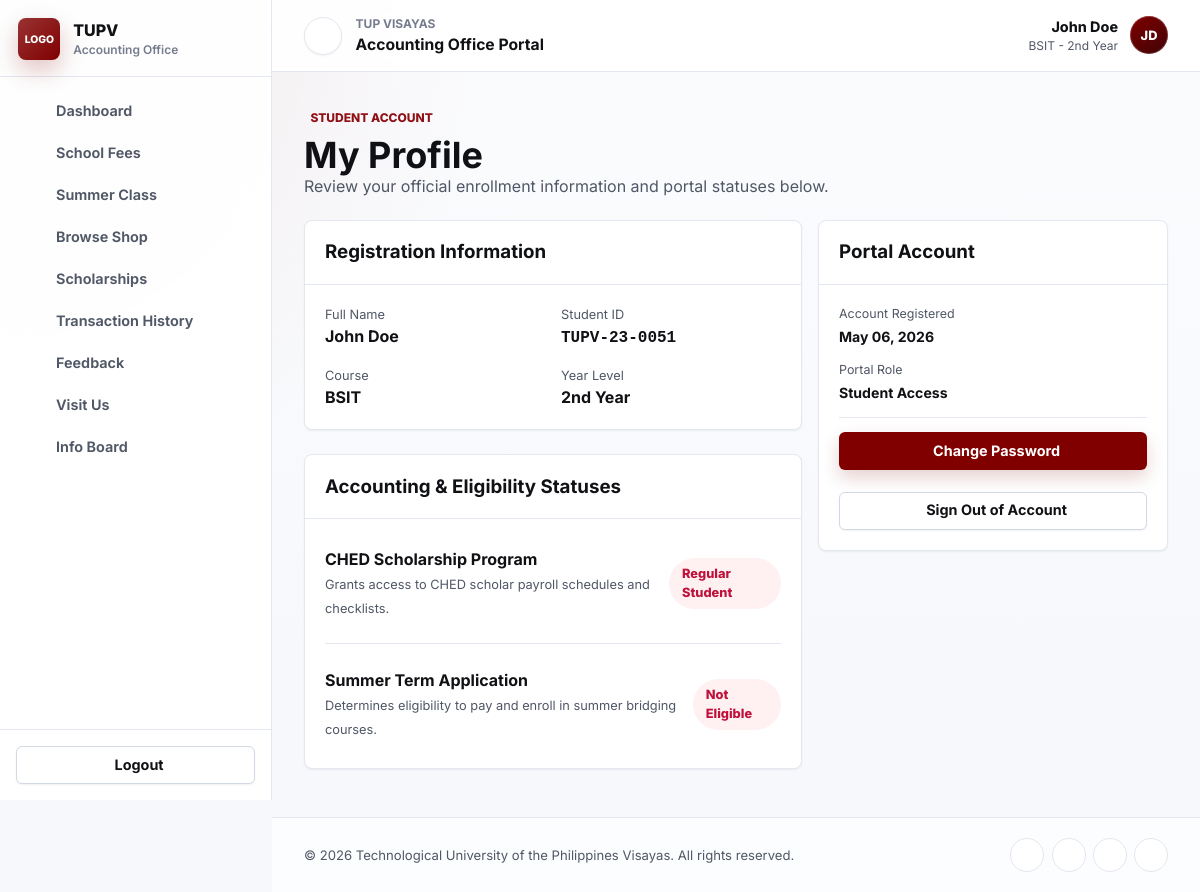
The app's page /profile.php (signed in) with its own data.
### tables this page shows
CREATE TABLE IF NOT EXISTS users (
    id INT AUTO_INCREMENT PRIMARY KEY,
    student_id VARCHAR(20) NOT NULL UNIQUE,
    password_hash VARCHAR(255) NOT NULL,
    first_name VARCHAR(50) NOT NULL,
    last_name VARCHAR(50) NOT NULL,
    course VARCHAR(50),
    year_level INT,
    is_eligible_summer_class BOOLEAN DEFAULT TRUE,
    is_ched_scholar BOOLEAN DEFAULT FALSE,
    created_at TIMESTAMP DEFAULT CURRENT_TIMESTAMP
);

### profile.php (the view, shortened to what this page needs)
<?php
require_once 'php/db.php';
require_once 'php/includes/header.php';
$userId = $_SESSION['user']['id'];
$stmt = $pdo->prepare("SELECT * FROM users WHERE id = ?");
$stmt->execute([$userId]);
$user = $stmt->fetch();
$yearFormatted = '';
switch ((int)$user['year_level']) {
    case 2: $yearFormatted = '2nd Year'; break;
}
?>
<div class="page-header">
    <div>
        <span class="eyebrow"><i class="ph ph-user"></i> Student Account</span>
        <h1>My Profile</h1>
        <p class="text-muted">Review your official enrollment information and portal statuses below.</p>
    </div>
</div>
<div class="form-shell" style="grid-template-columns: minmax(0, 1.2fr) 350px;">
    <div style="display: flex; flex-direction: column; gap: 1.5rem;">
        <div class="panel">
            <div class="panel-header">
                <h3><i class="ph ph-student"></i> Registration Information</h3>
            </div>
            <div class="panel-body" style="display: flex; flex-direction: column; gap: 1rem;">
                <div style="display: grid; grid-template-columns: repeat(2, 1fr); gap: 1rem;">
                    <div>
                        <span class="text-muted" style="font-size: 0.8rem; display: block;">Full Name</span>
                        <strong style="font-size: 1rem;"><?php echo htmlspecialchars($user['first_name'] . ' ' . $user['last_name']); ?></strong>
                    </div>
                    <div>
                        <span class="text-muted" style="font-size: 0.8rem; display: block;">Student ID</span>
                        <strong style="font-size: 1rem;" class="mono"><?php echo htmlspecialchars($user['student_id']); ?></strong>
                    </div>
                    <div>
                        <span class="text-muted" style="font-size: 0.8rem; display: block;">Course</span>
                        <strong style="font-size: 1rem;"><?php echo htmlspecialchars($user['course']); ?></strong>
                    </div>
                    <div>
                        <span class="text-muted" style="font-size: 0.8rem; display: block;">Year Level</span>
                        <strong style="font-size: 1rem;"><?php echo htmlspecialchars($yearFormatted); ?></strong>
                    </div>
                </div>
            </div>
        </div>
        <div class="panel">
            <div class="panel-header">
                <h3><i class="ph ph-shield-check"></i> Accounting & Eligibility Statuses</h3>
            </div>
            <div class="panel-body" style="display: flex; flex-direction: column; gap: 1rem;">
                <div style="display: flex; justify-content: space-between; align-items: center; padding: 0.5rem 0;">
                    <div>
                        <strong style="display: block;">CHED Scholarship Program</strong>
                        <span class="text-muted" style="font-size: 0.8rem;">Grants access to CHED scholar payroll schedules and checklists.</span>
                    </div>
                    <div>
                        <?php if($user['is_ched_scholar'] == 1): ?>
                            <span class="slots-badge available" style="padding: 0.4rem 0.8rem; font-size: 0.8rem;">Active Scholar</span>
                        <?php else: ?>
                            <span class="slots-badge full" style="padding: 0.4rem 0.8rem; font-size: 0.8rem;">Regular Student</span>
                        <?php endif; ?>
                    </div>
                </div>
                <hr style="border: 0; border-top: 1px solid var(--line);">
                <div style="display: flex; justify-content: space-between; align-items: center; padding: 0.5rem 0;">
                    <div>
                        <strong style="display: block;">Summer Term Application</strong>
                        <span class="text-muted" style="font-size: 0.8rem;">Determines eligibility to pay and enroll in summer bridging courses.</span>
                    </div>
                    <div>
                        <?php if($user['is_eligible_summer_class'] == 1): ?>
                            <span class="slots-badge available" style="padding: 0.4rem 0.8rem; font-size: 0.8rem;">Eligible</span>
                        <?php else: ?>
                            <span class="slots-badge full" style="padding: 0.4rem 0.8rem; font-size: 0.8rem;">Not Eligible</span>
                        <?php endif; ?>
                    </div>
                </div>
            </div>
        </div>
    </div>
    <aside>
        <div class="panel">
            <div class="panel-header">
                <h3><i class="ph ph-fingerprint"></i> Portal Account</h3>
            </div>
            <div class="panel-body" style="display: flex; flex-direction: column; gap: 0.85rem;">
                <div>
                    <span class="text-muted" style="font-size: 0.78rem; display: block;">Account Registered</span>
                    <strong style="font-size: 0.88rem;"><?php echo date('F d, Y', strtotime($user['created_at'])); ?></strong>
                </div>
                <div>
                    <span class="text-muted" style="font-size: 0.78rem; display: block;">Portal Role</span>
                    <strong style="font-size: 0.88rem;">Student Access</strong>
                </div>
                <hr style="border: 0; border-top: 1px solid var(--line);">
                <a href="https://ers.tup.edu.ph/aims/students/forgot.php" target="_blank" class="btn btn-primary" style="width: 100%; margin-bottom: 0.5rem;"><i class="ph ph-key"></i> Change Password</a>
                <a href="logout.php" class="btn btn-outline" style="width: 100%;"><i class="ph ph-sign-out"></i> Sign Out of Account</a>
            </div>
        </div>
    </aside>
</div>
<?php
require_once 'php/includes/footer.php';
?>

### css/style.css (style rules this page uses)
:root { --tup-maroon: #800000; --tup-maroon-950: #3f0306; --tup-maroon-900: #5b0004; --tup-maroon-800: #720006; --tup-maroon-700: #8f1015; --tup-maroon-100: #f7dfe1; --tup-maroon-50: #fff4f4; --tup-gray: #7c8391; --gcash-blue: #007bfe; --gcash-blue-dark: #0056b3; --blue-50: #eef6ff; --blue-600: #1864d8; --green-50: #ecfdf5; --green-700: #047857; --amber-50: #fff7ed; --amber-700: #b45309; --violet-50: #f5f3ff; --violet-700: #6d28d9; --ink-950: #101114; --ink-800: #252935; --ink-650: #505766; --ink-500: #747c8d; --ink-300: #c8ced8; --ink-150: #e7eaf0; --ink-100: #f0f2f6; --ink-50: #f7f8fb; --bg-color: #f6f8fb; --bg-card: #ffffff; --bg-elevated: rgba(255, 255, 255, 0.88); --text-main: var(--ink-950); --text-muted: var(--ink-650); --text-light: #ffffff; --line: #e3e7ef; --line-strong: #d3d9e4; --radius-sm: 4px; --radius-md: 6px; --radius-lg: 8px; --radius-xl: 8px; --shadow-xs: 0 1px 2px rgba(16, 17, 20, 0.06); --shadow-sm: 0 4px 14px rgba(16, 17, 20, 0.07); --shadow-md: 0 18px 42px rgba(16, 17, 20, 0.1); --shadow-focus: 0 0 0 4px rgba(128, 0, 0, 0.12); --font-heading: 'Inter', system-ui, -apple-system, BlinkMacSystemFont, 'Segoe UI', sans-serif; --font-body: 'Inter', system-ui, -apple-system, BlinkMacSystemFont, 'Segoe UI', sans-serif; color-scheme: light; }
* { box-sizing: border-box; margin: 0; padding: 0; }
html { scroll-behavior: smooth; }
body { min-height: 100vh; font-family: var(--font-body); background: radial-gradient(circle at top left, rgba(128, 0, 0, 0.08), transparent 32rem), linear-gradient(180deg, #fbfcfe 0%, var(--bg-color) 42rem); color: var(--text-main); line-height: 1.5; letter-spacing: 0; }
h1, h2, h3, h4, h5, h6 { font-family: var(--font-heading); color: var(--text-main); font-weight: 700; letter-spacing: 0; }
p { color: var(--text-muted); }
a { color: var(--tup-maroon-700); text-decoration: none; transition: color 0.16s ease, background 0.16s ease, border-color 0.16s ease; }
.btn { display: inline-flex; align-items: center; justify-content: center; gap: 0.45rem; min-height: 38px; padding: 0.58rem 0.95rem; border: 1px solid transparent; border-radius: var(--radius-md); cursor: pointer; font-weight: 700; font-size: 0.9rem; line-height: 1; white-space: nowrap; transition: transform 0.16s ease, box-shadow 0.16s ease, background 0.16s ease, border-color 0.16s ease; }
.btn-primary { background: var(--tup-maroon); color: var(--text-light); box-shadow: 0 8px 18px rgba(128, 0, 0, 0.18); }
.btn-outline { background: var(--bg-card); color: var(--text-main); border-color: var(--line-strong); box-shadow: var(--shadow-xs); }
.card, .panel { background: var(--bg-card); border: 1px solid var(--line); border-radius: var(--radius-lg); box-shadow: var(--shadow-xs); }
.panel { overflow: hidden; }
.panel-header { display: flex; align-items: flex-start; justify-content: space-between; gap: 1rem; padding: 1.1rem 1.25rem; border-bottom: 1px solid var(--line); }
.panel-body { padding: 1.25rem; }
.page-header { display: flex; justify-content: space-between; gap: 1.25rem; align-items: flex-start; margin-bottom: 1.35rem; }
.page-header h1, .shop-header h1, .welcome-section h1 { font-size: clamp(1.65rem, 3vw, 2.5rem); line-height: 1.06; }
.eyebrow { display: inline-flex; align-items: center; gap: 0.4rem; margin-bottom: 0.55rem; color: var(--tup-maroon-700); font-size: 0.75rem; font-weight: 800; text-transform: uppercase; }
.form-shell { display: grid; grid-template-columns: minmax(0, 1fr) 330px; gap: 1rem; align-items: start; }
.status, .slots-badge { display: inline-flex; align-items: center; min-height: 24px; padding: 0.22rem 0.58rem; border-radius: 999px; font-size: 0.76rem; font-weight: 800; }
.status.failed, .slots-badge.full { background: #fff1f2; color: #be123c; }
.text-muted { color: var(--text-muted); }
.mono { font-family: ui-monospace, SFMono-Regular, Menlo, Consolas, monospace; }

### records on screen
users: first_name+last_name "John Doe", student "TUPV-23-0051", course "BSIT", year_level "2nd Year", created_at "May 06, 2026"

### other values on screen
$userFirstName . ' ' . $userLastName "John Doe"
$userCourse . ' - ' . $userYearFormatted "BSIT - 2nd Year"
$initials "JD"
